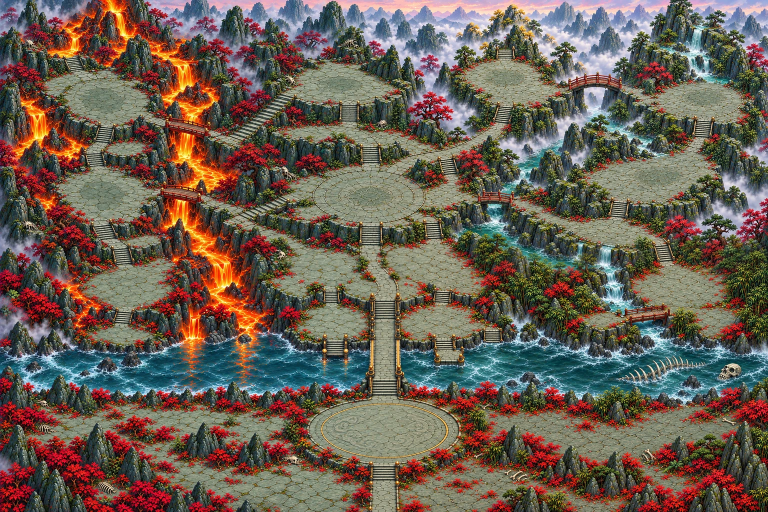
#> input picture output/m3/candidate-terrain/zone2-terrain-v1-preview.webp, 1536 x 1024 px, given in place of zone1-terrain-v5-preview.webp, which was not available (shown at 1/2 size)
$ python extract-town-owner-mask.py --source ../output/m3/candidate-terrain/zone2-terrain-v1-preview.webp
#> lines starting #> are read from the running program, lines starting #| are printed output that depends on the picture; after the words box and inside, x2 and y2 are one past the last pixel; in counts of white or black regions, pixels touching at a corner belong together; pictures that were not available may be replaced by others from this repository, and a replacement may not be noted
#!/usr/bin/env python3
"""Extract navigation DATA from the owner's red-overlay reference, without editing artwork.
Default is analysis only; --write emits the walk-mask module.

Zone 1 (default, unchanged):   --source <flattened red-overlay picture, registered to the preview with SIFT>  -> src/town-owner-walkmask.js
Zones 2-4 (M2 mask tool):      --zone asia|west|cyberhell  --layer <transparent PNG of the red layer, 1536x1024>
                               -> src/town-owner-walkmask-<zone>.js    (see scripts/make-town-mask-overlay.py, step 1)
                               --source <flattened picture> also works for those zones (registered to the zone's preview)
Options: --out FILE (write somewhere else), --dilate N (extra 8-unit cells of edge tolerance; default 1 for --source, 0 for --layer
because the layer was made from the already-tolerant mask), --threshold A (alpha at/over which a layer pixel counts as red).
"""
import argparse
import hashlib
import json
from pathlib import Path
import numpy as np

root = Path(__file__).resolve().parents[1]
parser = argparse.ArgumentParser(description=__doc__)
parser.add_argument('--source', type=Path, default=None)
parser.add_argument('--zone', default='th', choices=['th','asia','west','cyberhell'])
parser.add_argument('--layer', type=Path, default=None)
parser.add_argument('--out', type=Path, default=None)
parser.add_argument('--dilate', type=int, default=None)
parser.add_argument('--threshold', type=int, default=64)
parser.add_argument('--write', action='store_true')
parser.add_argument('--largest-component', action='store_true', help='Discard disconnected walkable pockets; never dilate owner markings')
parser.add_argument('--reference-sha256', default=None, help='SHA-256 of the original annotated reference')
args = parser.parse_args()
PREVIEW = {'th':'img/map-zone1/v5/zone1-terrain-v5-preview.webp','asia':'img/map-zone2/v1/zone2-terrain-v1-preview.webp',
           'west':'img/map-zone3/v1/zone3-terrain-v1-preview.webp','cyberhell':'img/map-zone4/v1/zone4-terrain-v1-preview.webp'}
OUT = {'th':'src/town-owner-walkmask.js'}
OUT.update({z:f'src/town-owner-walkmask-{z}.js' for z in ('asia','west','cyberhell')})
if args.zone == 'th' and args.layer: parser.error('--layer is for zones 2-4 (Zone 1 keeps the owner reference picture)')
if args.source is None and args.layer is None:
    args.source = Path('/Users/agapae/Desktop/map/Map-Zone1-3.jpg')
if args.layer is not None:
    # ---- red layer (exact registration: 1536x1024 transparent PNG; opaque red = not walkable) ----
    from PIL import Image
    im = Image.open(args.layer).convert('RGBA')
    if im.size != (1536, 1024): raise ValueError(f'layer must be 1536x1024, got {im.size}')
    alpha = np.asarray(im)[:, :, 3]
    blocked = alpha >= args.threshold
    floor = (~blocked).astype(np.uint8)
    import cv2
    # 1536x1024 px -> 480x320 cells (3.2 px per cell): a cell is walkable when more than 68% of its px are
    cells = cv2.resize(floor.astype(float), (480, 320), interpolation=cv2.INTER_AREA) > .68
    dil = 0 if args.dilate is None else args.dilate
    if dil:
        cells = cv2.dilate(cells.astype(np.uint8), np.ones((2*dil+1, 2*dil+1), np.uint8)).astype(bool)
    # Area downsampling can leave isolated 2-3-cell flecks along a diagonal edge.
    # Discard only sub-8-cell islands, never dilate/open the owner's red barriers.
    count, labels, stats, _ = cv2.connectedComponentsWithStats(cells.astype(np.uint8), connectivity=4)
    tiny = [i for i in range(1, count) if stats[i, cv2.CC_STAT_AREA] < 8]
    removed = int(sum(stats[i, cv2.CC_STAT_AREA] for i in tiny))
    if tiny:
        cells[np.isin(labels, tiny)] = False
    disconnected = 0
    if args.largest_component:
        count2, labels2, stats2, _ = cv2.connectedComponentsWithStats(cells.astype(np.uint8), connectivity=4)
        if count2 > 1:
            largest = 1 + int(np.argmax(stats2[1:, cv2.CC_STAT_AREA]))
            connected = labels2 == largest
            disconnected = int(cells.sum() - connected.sum())
            cells = connected
    metadata = {'removed_island_cells': removed, 'source_sha256': hashlib.sha256(args.layer.read_bytes()).hexdigest(), 'mode': 'layer', 'threshold': args.threshold, 'dilate': dil,
                'walkable_cells': int(cells.sum()), 'total_cells': int(cells.size)}
    if args.largest_component: metadata['removed_disconnected_cells'] = disconnected
    if args.reference_sha256: metadata['reference_sha256'] = args.reference_sha256
    runs, last, count = [], False, 0
    for value in cells.flat:
        if value == last: count += 1
        else: runs.append(count); count, last = 1, bool(value)
    runs.append(count)
    print(json.dumps(metadata, indent=2))
    if args.write:
        dest = args.out or (root/OUT[args.zone])
        dest.write_text('// Navigation data from the owner-painted red layer for zone %s; not a rendered image.\n' % args.zone +
            '// Regenerate with python3 scripts/extract-town-owner-mask.py --zone %s --layer <layer.png>%s --write\n' % (args.zone, ' --largest-component' if args.largest_component else '') +
            'export const TOWN_OWNER_MASK_META='+json.dumps(metadata,separators=(',',':'))+';\n'
            'export const TOWN_OWNER_WALK_RUNS='+json.dumps(runs,separators=(',',':'))+';\n')
        print('wrote', dest)
    raise SystemExit(0)
import cv2
cv2.setRNGSeed(0)
cv2.setNumThreads(2)
bg = cv2.imread(str(root/PREVIEW[args.zone]))
#> bg is the input picture: shape (1024, 1536, 3); mean B, G, R 82.9, 95, 107.6
ref = cv2.imread(str(args.source))
if bg is None:
    raise FileNotFoundError(root/PREVIEW[args.zone])
if ref is None:
    raise FileNotFoundError(args.source)
sift = cv2.SIFT_create(nfeatures=18000)
ka, da = sift.detectAndCompute(bg, None)
#> ka = 18000 keypoints; strongest (x, y, size): (655, 783, 1.9), (1125, 106, 2.1), (588, 921, 2.4), (932, 108, 2.1)
kb, db = sift.detectAndCompute(ref, None)
#> kb has the same summary as ka
matches = [a for a,b in cv2.BFMatcher().knnMatch(da, db, k=2) if a.distance < .72*b.distance]
#> matches = 18000 matches
a = np.float32([ka[m.queryIdx].pt for m in matches])
#> a = 18000 pairs, first value 2.56 to 1533.1, second value 3.04 to 1021.1
b = np.float32([kb[m.trainIdx].pt for m in matches])
#> b has the same summary as a
matrix, inliers = cv2.estimateAffine2D(a, b, method=cv2.RANSAC, ransacReprojThreshold=4)
#> matrix = [[1, -2.63e-16, 5.13e-13], [0, 1, 0]]; inliers = 18000 values from 1 to 1
if matrix is None or int(inliers.sum()) < 100:
    raise ValueError('Reference could not be registered reliably')
h,w = bg.shape[:2]
#> h = 1024; w = 1536
aligned = cv2.warpAffine(ref, cv2.invertAffineTransform(matrix), (w,h))
valid = cv2.warpAffine(np.full(ref.shape[:2],255,np.uint8), cv2.invertAffineTransform(matrix), (w,h)) > 250
#> valid: shape (1024, 1536) bool; every value is 1
blue,green,red = [aligned[:,:,i].astype(float) for i in range(3)]
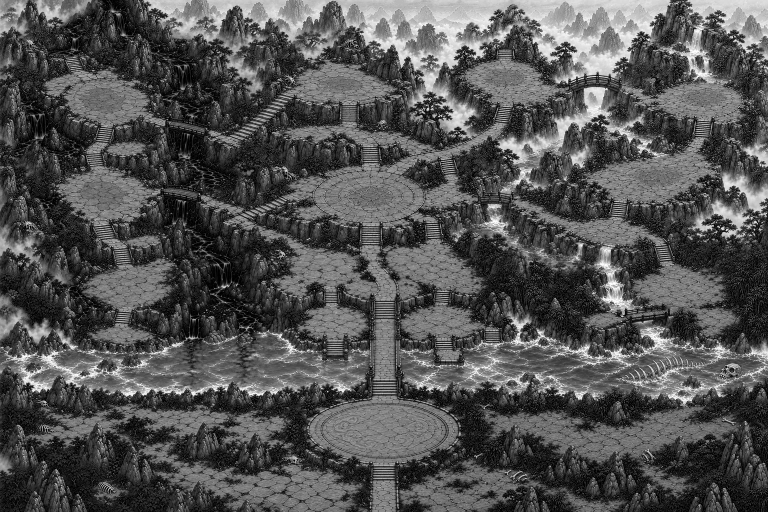
#> blue: shape (1024, 1536) float64 (shown at 1/2 size); min 0, max 255, mean 82.9
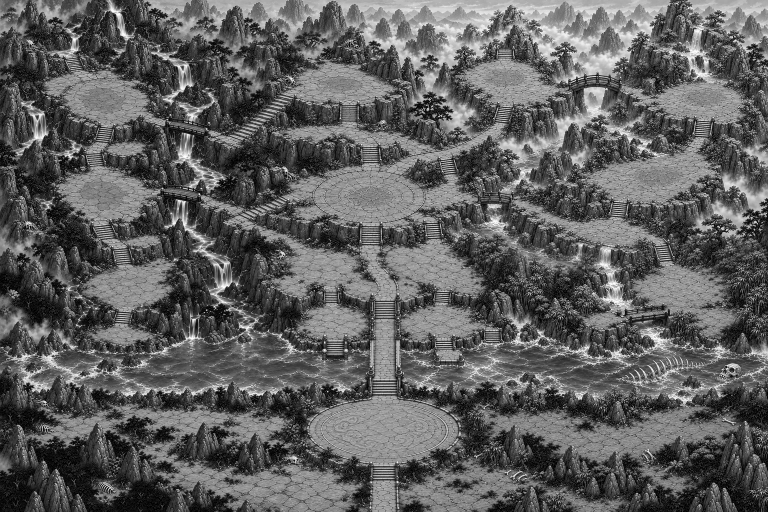
#> green: shape (1024, 1536) float64 (shown at 1/2 size); min 0, max 255, mean 95
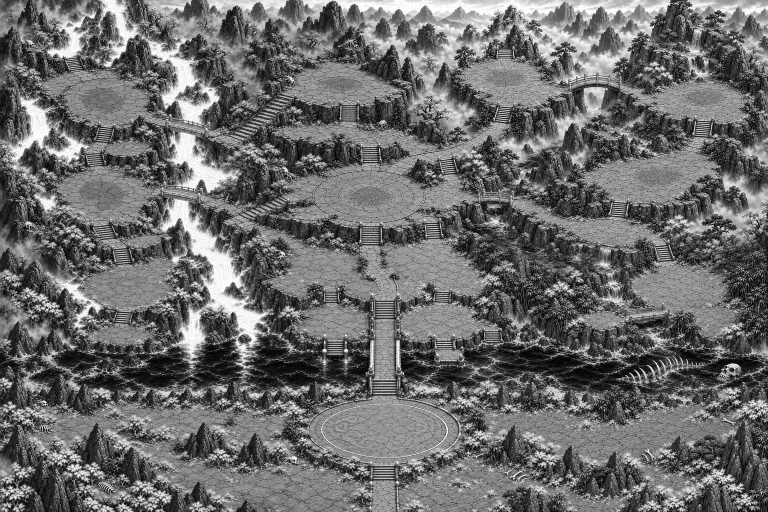
#> red: shape (1024, 1536) float64 (shown at 1/2 size); min 0, max 255, mean 107.6
# The owner's translucent paint is red even over blue water and grey rocks.
# Unpainted golden paving has a substantially smaller red/green separation.
blocked = ((red-green > 55) & (red-blue > 45) & (red > 135)) | ~valid
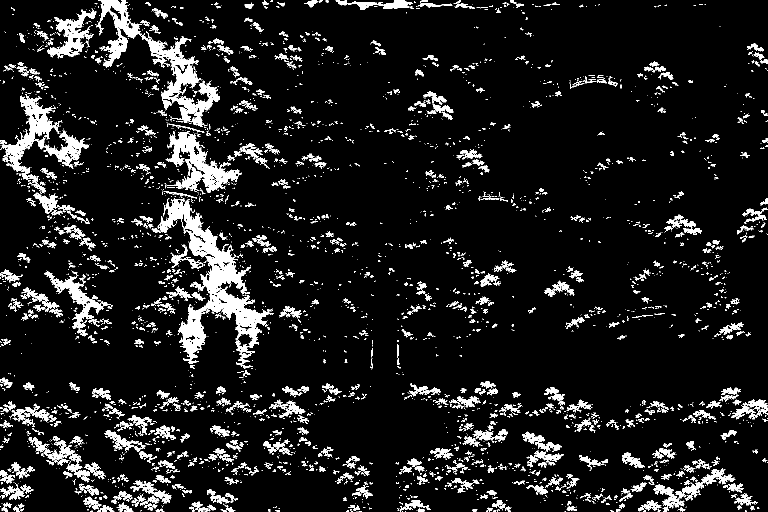
#> blocked: shape (1024, 1536) bool (shown at 1/2 size); 9.8% white; 3563 white regions (2728 under 20 px), largest, box (x1, y1, x2, y2) and area: (319, 396, 548, 738) 18654, (191, 0, 440, 254) 11925, (1, 188, 178, 386) 7770
floor = (~blocked).astype(np.uint8)
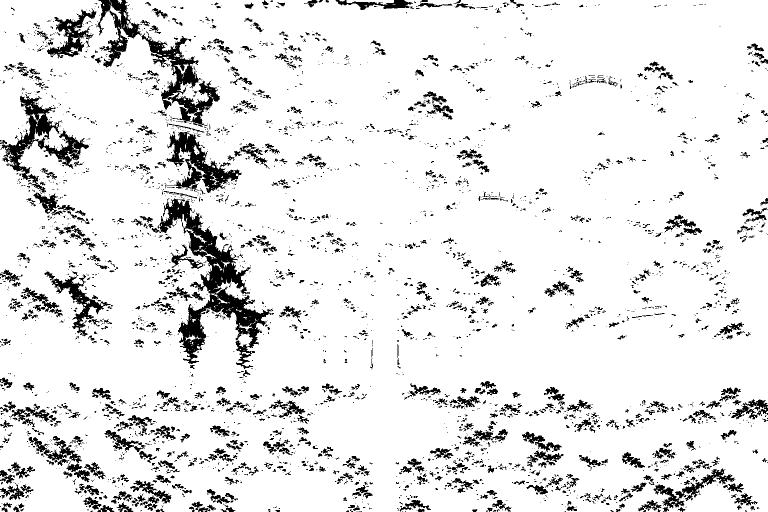
#> floor: shape (1024, 1536) (shown at 1/2 size); values 0 (black) and 1 (white), 90.2% white; 3563 black regions (2728 under 20 px), largest, box (x1, y1, x2, y2) and area: (319, 396, 548, 738) 18654, (191, 0, 440, 254) 11925, (1, 188, 178, 386) 7770
floor = cv2.medianBlur(floor, 9)
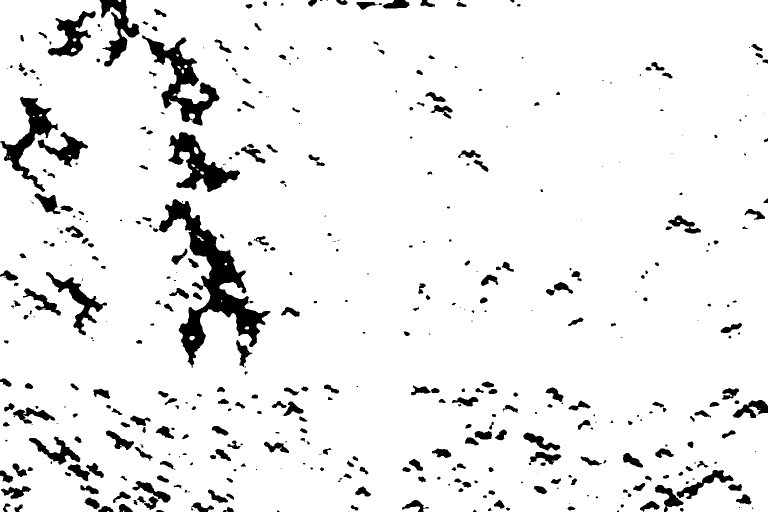
#> floor: shape (1024, 1536) (shown at 1/2 size); values 0 (black) and 1 (white), 92.9% white; 481 black regions (146 under 20 px), largest, box (x1, y1, x2, y2) and area: (317, 398, 541, 735) 18411, (284, 71, 439, 251) 8211, (337, 264, 480, 384) 6743
# Cell coverage, rather than centre sampling, avoids opening narrow red barriers.
cells = cv2.resize(floor.astype(float), (480,320), interpolation=cv2.INTER_AREA) > .68
#> cells: shape (320, 480) bool; 92.1% white; 387 black regions (286 under 20 px), largest, box (x1, y1, x2, y2) and area: (96, 124, 169, 230) 1910, (89, 22, 137, 79) 858, (105, 82, 150, 120) 695
# Remove tiny red flecks from flowers and JPEG edges inside otherwise continuous paving.
# Building/tree collision remains separate; wide owner-painted barriers stay closed.
cells = cells | cv2.morphologyEx(cells.astype(np.uint8), cv2.MORPH_CLOSE, np.ones((3,3),np.uint8)).astype(bool)
#> cells: shape (320, 480) bool; 94.1% white; 127 black regions (58 under 20 px), largest, box (x1, y1, x2, y2) and area: (99, 125, 168, 227) 1825, (93, 24, 137, 78) 816, (106, 83, 149, 120) 664
# Eight world units of edge tolerance keep diagonal stair lanes usable with
# the 16-unit pathfinding grid and its three-unit safety margin.
cells = cv2.dilate(cells.astype(np.uint8), np.ones((3,3) if args.dilate is None else (2*args.dilate+1,)*2,np.uint8)).astype(bool)
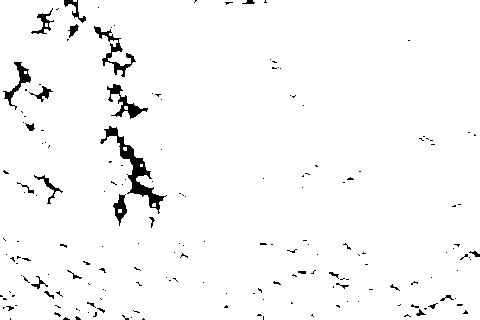
#> cells: shape (320, 480) bool; 97.2% white; 183 black regions (157 under 20 px), largest, box (x1, y1, x2, y2) and area: (100, 126, 167, 214) 1026, (94, 26, 136, 77) 448, (107, 84, 148, 119) 406
runs, last, count = [], False, 0
for value in cells.flat:
    if value == last:
        count += 1
    else:
        runs.append(count)
        count, last = 1, bool(value)
#> this loop made 153600 passes
#> (count, last) on passes 1, 65, 74, 78, 79: (1, True), (1, False), (1, True), (1, False), (1, True)
#> count on passes 2 to 7: 2, 3, 4, 5, 6, 7
#> after the loop, runs = 1937 values, max 5131 at index 1269, min 0 at index 0, mean 79.19
runs.append(count)
metadata = {'source_sha256':hashlib.sha256(args.source.read_bytes()).hexdigest(),
            'inliers':int(inliers.sum()), 'preview_to_reference':matrix.tolist(),
            'walkable_cells':int(cells.sum()), 'total_cells':int(cells.size)}
print(json.dumps(metadata, indent=2))
#> (printed output is left out)
if args.write:
    (args.out or root/OUT[args.zone]).write_text(
        '// Navigation data extracted from owner %s; not a rendered image.\n' % args.source.name +
        '// Regenerate with python3 scripts/extract-town-owner-mask.py%s --write\n' % ('' if args.zone == 'th' else ' --zone '+args.zone)+
        'export const TOWN_OWNER_MASK_META='+json.dumps(metadata,separators=(',',':'))+';\n'
        'export const TOWN_OWNER_WALK_RUNS='+json.dumps(runs,separators=(',',':'))+';\n')
